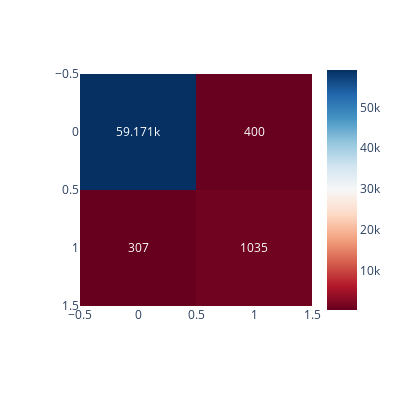

Source (notebook cell):
### Code cell
# ML Models

# Logistic regression
lr = LogisticRegression()
lr.fit(X_train, y_train)

# Prediction
pred = lr.predict(w_test)

# Calc  confusionmatrix
cm = confusion_matrix(pred, z_test)

# Show CM and classification_repor
print("Logistic Regression : \n")
print(f"\nConfusion Matrix : \n")
fig = px.imshow(cm, text_auto=True, color_continuous_scale='rdbu', width=400, height=400)
fig.show()
print(classification_report(z_test, pred))

### Figure 1 — Plotly figure (JSON) as saved in the notebook; plotly's stock layout.template omitted (floating-point values rounded to 4 significant figures)
{"data": [{"coloraxis": "coloraxis", "hovertemplate": "x: %{x}<br>y: %{y}<br>color: %{z}<extra></extra>", "name": "0", "texttemplate": "%{z}", "type": "heatmap", "xaxis": "x", "yaxis": "y", "z": [[59171, 400], [307, 1035]]}], "layout": {"coloraxis": {"colorscale": [[0, "rgb(103,0,31)"], [0.1, "rgb(178,24,43)"], [0.2, "rgb(214,96,77)"], [0.3, "rgb(244,165,130)"], [0.4, "rgb(253,219,199)"], [0.5, "rgb(247,247,247)"], [0.6, "rgb(209,229,240)"], [0.7, "rgb(146,197,222)"], [0.8, "rgb(67,147,195)"], [0.9, "rgb(33,102,172)"], [1, "rgb(5,48,97)"]]}, "height": 400, "margin": {"t": 60}, "width": 400, "xaxis": {"anchor": "y", "constrain": "domain", "domain": [0, 1], "scaleanchor": "y"}, "yaxis": {"anchor": "x", "autorange": "reversed", "constrain": "domain", "domain": [0, 1]}}}
